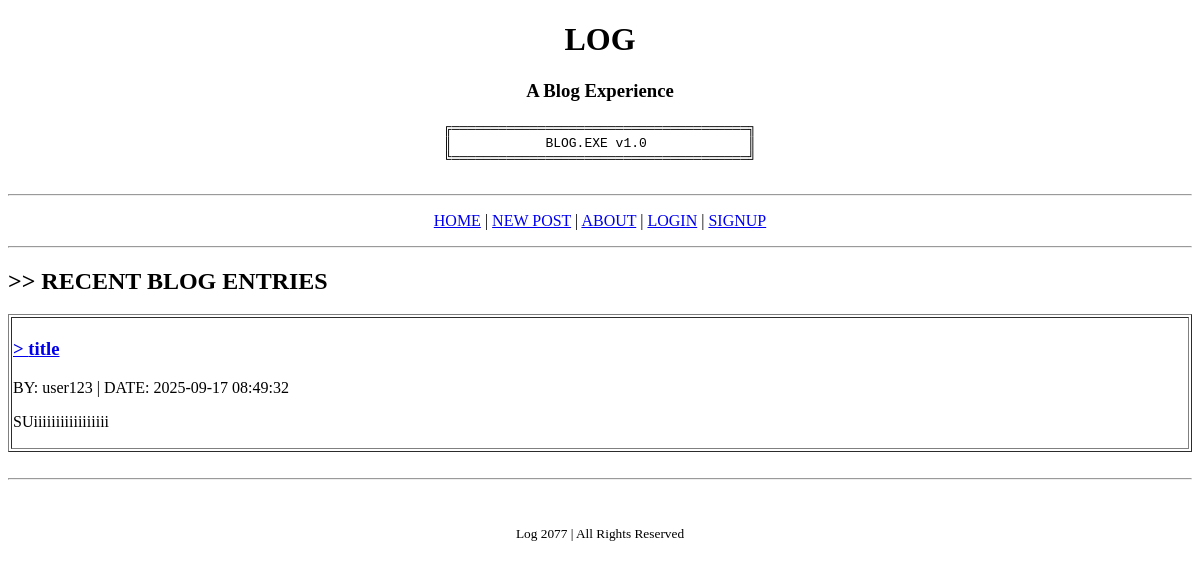
The app's page /, older data.
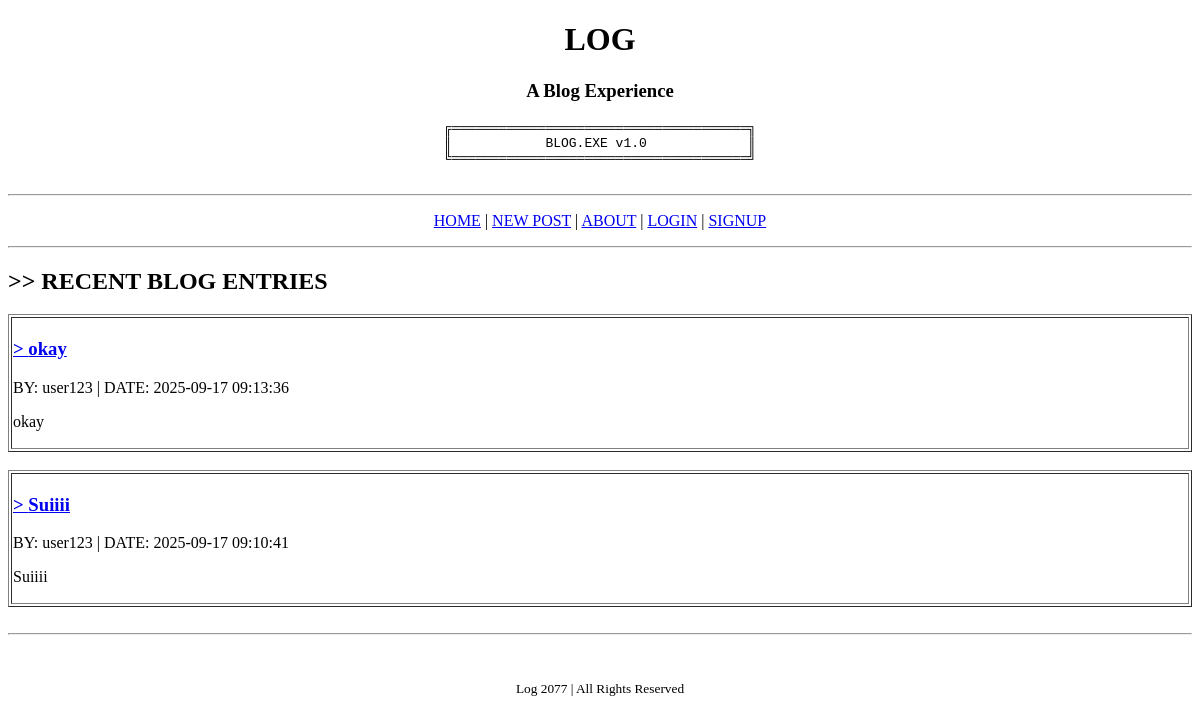
The same page, newer data.
### models.py (models this page shows, shortened)
class BlogPost(Base):
    __tablename__ = "posts"
    id = Column(Integer, primary_key=True, index=True)
    title = Column(String, index=True)
    content = Column(Text)
    created_at = Column(DateTime, default=datetime.utcnow)
    owner_id = Column(Integer, ForeignKey("users.id"))
    tags = Column(String, default="[]")
    owner = relationship("User", back_populates="posts")
    comments = relationship("Comment", back_populates="post", cascade="all, delete-orphan")

class User(Base):
    __tablename__ = "users"
    id = Column(Integer, primary_key=True, index=True)
    username = Column(String, unique=True, index=True)
    hashed_password = Column(String)
    posts = relationship("BlogPost", back_populates="owner")
    comments = relationship("Comment", back_populates="owner")

### main.py (the view)
@app.get("/", response_class=HTMLResponse)
async def home(request: Request, db: Session = Depends(get_db), current_user: Optional[User] = Depends(get_current_user_optional)):
    posts = crud.get_all_posts(db)
    posts_dict = [post.to_dict() for post in posts]
    return templates.TemplateResponse("index.html", {"request": request, "posts": posts_dict, "current_user": current_user})

### templates/index.html (shortened to what this page needs)
<!DOCTYPE html>
<html>
<head>
</head>
<body>
    <center>
        <h1>LOG</h1>
        <h3>A Blog Experience</h3>
        <pre>
╔══════════════════════════════════════╗
║            BLOG.EXE v1.0             ║
╚══════════════════════════════════════╝
        </pre>
    </center>
    <hr>
    <center>
<p>
    <a href="/">HOME</a> |
    <a href="/new">NEW POST</a> |
    <a href="/about">ABOUT</a> |
    {% if current_user %}
        <span>Welcome, {{ current_user.username }}</span> |
        <a href="/logout">LOGOUT</a>
    {% else %}
        <a href="/login">LOGIN</a> |
        <a href="/signup">SIGNUP</a>
    {% endif %}
</p>
    </center>
    <hr>
    <h2>&gt;&gt; RECENT BLOG ENTRIES</h2>
    {% if posts %}
        {% for post in posts %}
        <table border="1" width="100%">
            <tr>
                <td>
                    <h3><a href="/post/{{ post.id }}">&gt; {{ post.title }}</a></h3>
                    <p>BY: {{ post.author }} | DATE: {{ post.created_at }}</p>
                    <p>{{ post.content[:200] }}{% if post.content|length > 200 %}...[CONTINUE READING]{% endif %}</p>
                </td>
            </tr>
        </table>
        <br>
        {% endfor %}
    {% endif %}
    <hr>
    <center>
        <pre>
        </pre>
        <p><small>Log 2077 | All Rights Reserved</small></p>
    </center>
</body>
</html>

Row changes from the older to the newer data that the page shows:
added BlogPost: title "okay", content "okay"
Text that changed along with them:
new list line: "> BY: | DATE: 2025-09-17 09:13:36"
new list line: "user123"
new list line: "> BY: | DATE: 2025-09-17 09:10:41"
new list line: "Suiiii Suiiii"
list line gone: "> BY: | DATE: 2025-09-17 08:49:32"
list line gone: "title SUiiiiiiiiiiiiiiiii"
list line gone: "user123"
